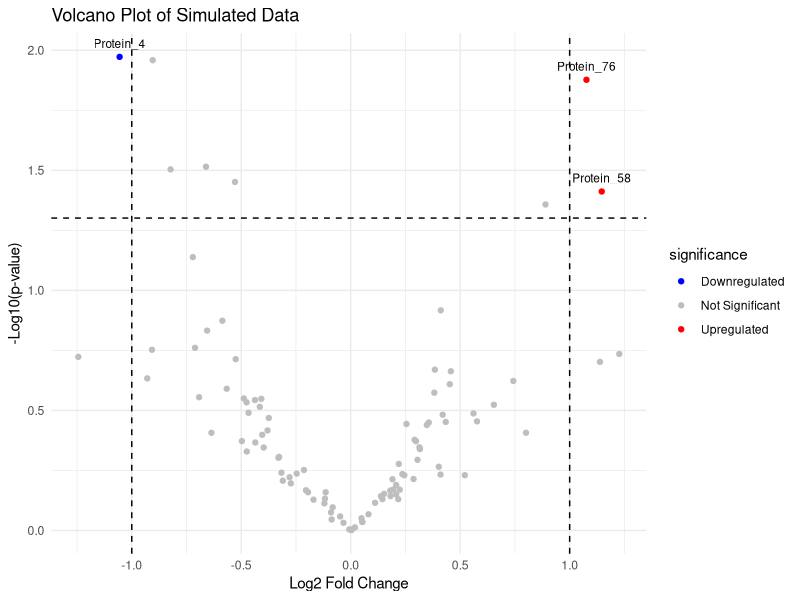
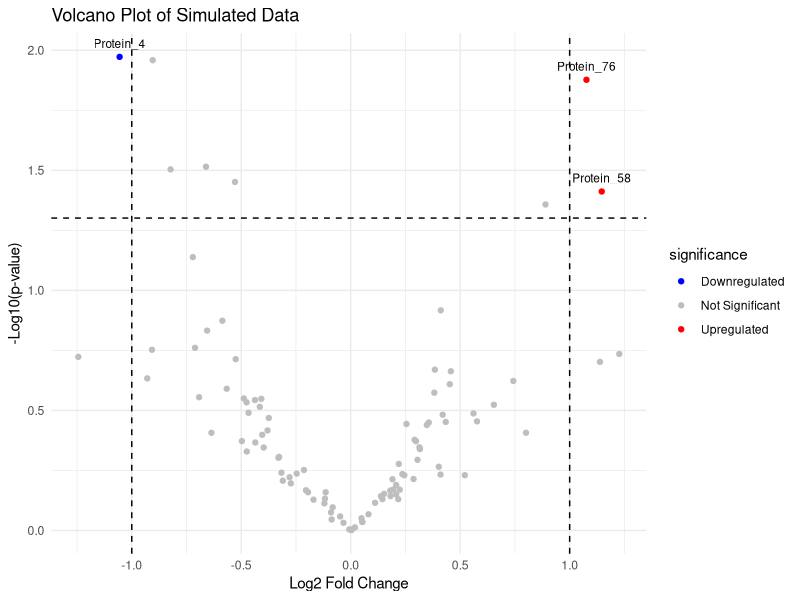

The R script that drew these images, in order:
#Install Tidyverse Package
# install.packages("tidyverse")
# Load necessary libraries
library(tidyverse)

df_proteomics <- read_csv("proteomics_sample_data.csv")

# Step 1: Filter out proteins with "X" in the name
df_proteomics_filtered <- df_proteomics %>%
  filter(!str_detect(ProteinID, "X"))

# Step 2: Calculate mean intensity by Protein and Condition for simplicity
mean_intensity <- df_proteomics_filtered %>%
  group_by(ProteinID, Condition) %>%
  summarize(mean_intensity = mean(Intensity, na.rm = TRUE), .groups = "drop")

# Step 3: Calculate p-values for each protein (between conditions)
p_values <- df_proteomics_filtered %>%
  group_by(ProteinID) %>%
  summarize(
    p.value = t.test(Intensity[Condition == "Control"], Intensity[Condition == "Treatment"], var.equal = FALSE)$p.value,
    .groups = "drop"
  )

# Step 4: Merge summarized mean intensity and p-values, calculate log2 Fold Change and significance
mean_intensity_wide <- mean_intensity %>%
  pivot_wider(names_from = Condition, values_from = mean_intensity) %>%
  inner_join(p_values, by = "ProteinID") %>%
  mutate(
    log2FC = log2(Treatment / Control),
    significance = if_else(p.value < 0.05 & log2FC > 1, "Upregulated", 
                           if_else(p.value < 0.05 & log2FC < -1, "Downregulated", "Not Significant"))
  )

# Step 5: Create the volcano plot with cutoff lines and color coding
volcano_plot <- ggplot(mean_intensity_wide, aes(x = log2FC, y = -log10(p.value))) +
  geom_point(aes(color = significance)) +
  scale_color_manual(values = c("Upregulated" = "red", "Downregulated" = "blue", "Not Significant" = "grey")) +
  geom_hline(yintercept = -log10(0.05), linetype = "dashed", color = "black") +
  geom_vline(xintercept = c(-1, 1), linetype = "dashed", color = "black") +
  theme_minimal() +
  labs(title = "Volcano Plot of Simulated Data", x = "Log2 Fold Change", y = "-Log10(p-value)") +
  # Add labels for the most significant upregulated and downregulated proteins
  geom_text(data = mean_intensity_wide %>% filter(significance != "Not Significant"), aes(label = ProteinID), vjust = -1, size = 3, color = "black")

volcano_plot


# Save the volcano plot
ggsave("volcano_plot.png", plot = volcano_plot, width = 8, height = 6, dpi = 300)

# Step 6: Create a detailed table with each replicate and the summary results
detailed_table <- df_proteomics_filtered %>%
  left_join(mean_intensity_wide %>% select(ProteinID, log2FC, p.value, significance), by = "ProteinID") %>%
  rename(p_value = p.value) %>%
  arrange(desc(significance), p_value) %>%
  select(ProteinID, Condition, Replicate, Intensity, log2FC, p_value, significance)

# View the detailed table
print(detailed_table)

# Optionally, export the detailed table
write_csv(detailed_table, "detailed_proteomics_table.csv")
